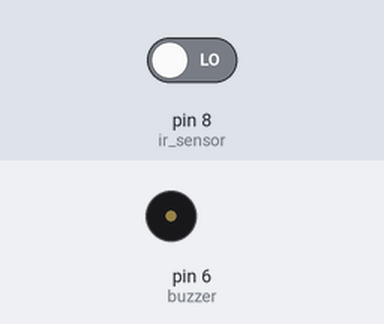
A sketch run on a simulated Arduino Uno, built with avr-gcc and run on an emulated ATmega328P. Parts: buzzer (waves = sounding, pin HIGH). Inputs (shaded band) come from the test bench; at power-on: pin 8 (ir_sensor) LOW.

Above: at 1.2 s.
1.3 s: pin 8 (ir_sensor) driven HIGH
At 2.5 s:
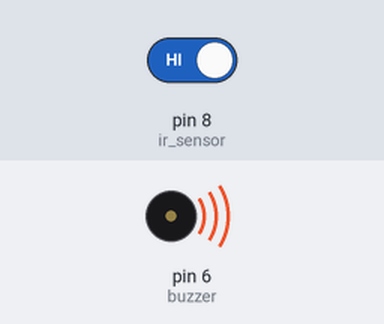
2.8 s: pin 8 (ir_sensor) driven LOW
At 3.9 s:
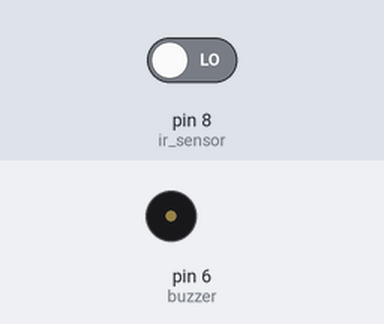
Timing chart, 0 to 5.8 s (numbered marks = the images above; inputs shaded):
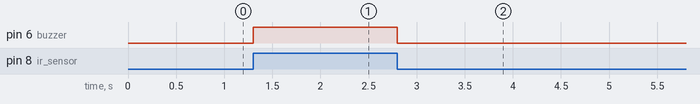

The sketch:

sketch_nov3b.ino
```cpp
int ir_sensor = 8;
int buzzer=6;
void setup() {
  pinMode(ir_sensor, INPUT);
  pinMode(buzzer, OUTPUT);

}

void loop() {
  int data = digitalRead(ir_sensor);
  if (data==1){
    digitalWrite(buzzer,HIGH);
  }
  else{
        digitalWrite(buzzer,LOW);

  }
  Serial.println(data);
}
```

Measured:
- after the input at 1.3 s, pin 6 (buzzer): LOW → HIGH at once
- after the input at 2.8 s, pin 6 (buzzer): HIGH → LOW at once
